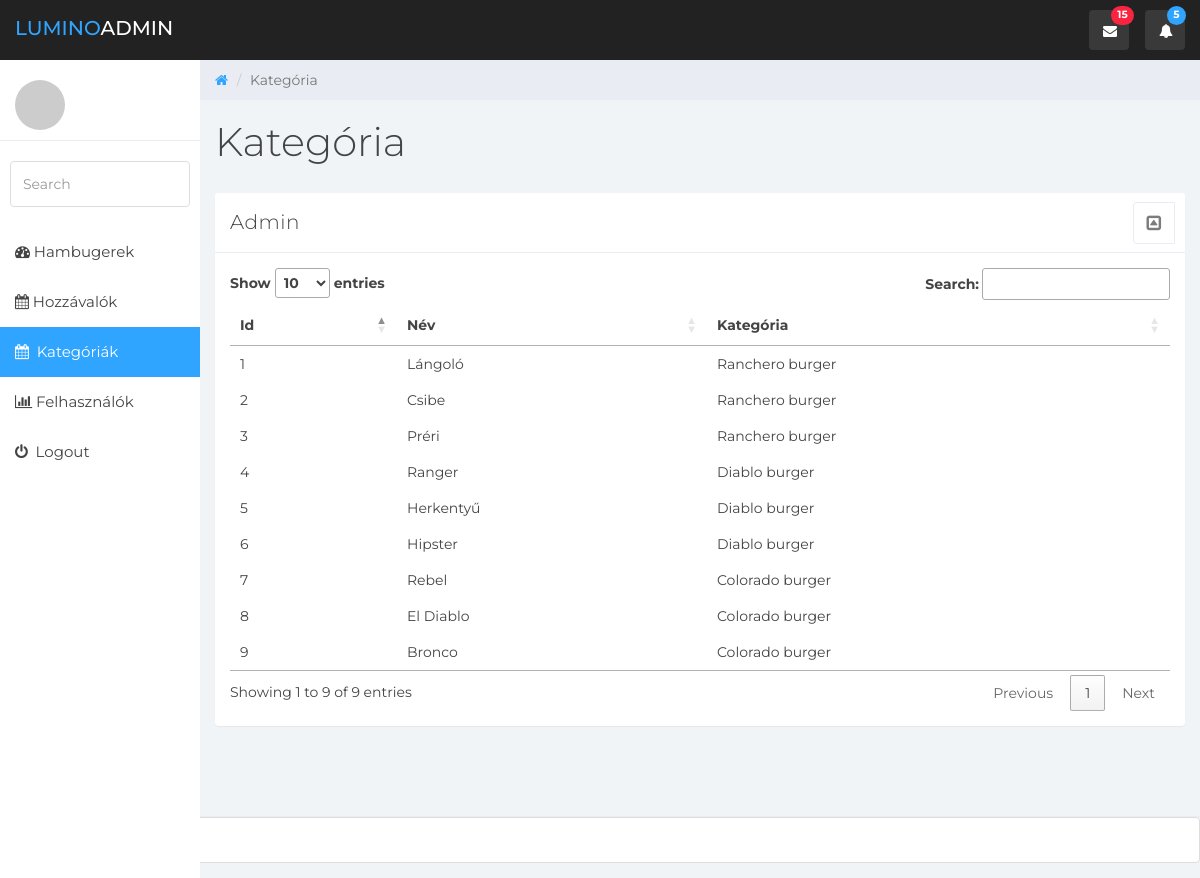
The app's page /hamburgerAdmin/index.php/home/kategoriaData with its own data.
### tables this page shows
CREATE TABLE IF NOT EXISTS `recept` (
  `id` int(11) NOT NULL AUTO_INCREMENT,
  `nev` varchar(250) NOT NULL,
  `hozzavalo1` varchar(550) DEFAULT NULL,
  `hozzavalo2` varchar(550) DEFAULT NULL,
  `hozzavalo3` varchar(550) DEFAULT NULL,
  `hozzavalo4` varchar(550) DEFAULT NULL,
  `hozzavalo5` varchar(550) DEFAULT NULL,
  `hozzavalo6` varchar(550) DEFAULT NULL,
  `hozzavalo7` varchar(550) DEFAULT NULL,
  `rovid_leiras` longtext NOT NULL,
  `elkeszites` longtext NOT NULL,
  `megjelenhet_e` tinyint(4) DEFAULT NULL COMMENT '0=nem, 1=igen',
  `tipus` int(11) NOT NULL,
  `hamburger_kep` int(11) DEFAULT NULL,
  PRIMARY KEY (`id`),
  KEY `FK_recept_tipus` (`tipus`),
  KEY `FK_recept_kepek` (`hamburger_kep`),
  CONSTRAINT `FK_recept_kepek` FOREIGN KEY (`hamburger_kep`) REFERENCES `kepek` (`id`),
  CONSTRAINT `FK_recept_tipus` FOREIGN KEY (`tipus`) REFERENCES `kategoria` (`id`)
);

CREATE TABLE IF NOT EXISTS `kategoria` (
  `id` int(11) NOT NULL AUTO_INCREMENT,
  `hamburger_tipus` varchar(200) NOT NULL,
  PRIMARY KEY (`id`),
  CONSTRAINT `FK_tipus_recept` FOREIGN KEY (`id`) REFERENCES `recept` (`id`)
);

### hamburgerAdmin/application/controllers/Home.php (called while the page is built, shortened)
<?php
class Home extends CI_Controller {
	public function kategoriaData() {
		$output = [];
		$output['kategoriak'] = $this->tablemodel->getHamburgerData();
		$output['page'] = 'table';
		$output['title'] = 'Kategória';
		$this->load->view('kategoria', $output);
		$this->load->view('userData', $output);
	}
}

### hamburgerAdmin/index.php (called while the page is built, shortened)
<?php
require_once BASEPATH.'core/CodeIgniter.php';

### hamburgerAdmin/application/models/tablemodel.php (called while the page is built, shortened)
<?php
class TableModel extends CI_Model {
  public function getHamburgerData() {
      $this->db->select('recept.id, nev, hozzavalo1, hozzavalo2,
                              hozzavalo3, hozzavalo4, hozzavalo5,
                              hozzavalo6, hozzavalo7, rovid_leiras, elkeszites,
                              megjelenhet_e, hamburger_tipus');
      $this->db->from('recept');
      $this->db->join('kategoria', 'recept.tipus=kategoria.id');
      $this->db->where('megjelenhet_e', 1);
      $query = $this->db->get();
      return $query->result_array();
    }
}
 ?>

### hamburgerAdmin/application/views/kategoriaTable.php (the view)
<div class="col-md-12">
  <div class="panel panel-default">
    <div class="panel-heading">
      Admin
      <span class="pull-right clickable panel-toggle panel-button-tab-left"><em class="fa fa-toggle-up"></em></span></div>
    <div class="panel-body">
      <table id="kategoria">
        <thead>
          <tr>
            <th>Id</th>
            <th>Név</th>
            <th>Kategória</th>
          </tr>
        </thead>
        <tbody>
          <?php
          if(isset($kategoriak)) {
            foreach($kategoriak as $key => $kategoria){
           ?>
          <tr>
            <td><?php print($kategoria['id']); ?></td>
            <td><?php print($kategoria['nev']); ?></td>
            <td><?php print($kategoria['hamburger_tipus']); ?></td>
          </tr>
          <?php
          }
        }
           ?>
        </tbody>
      </table>
    </div>
  </div>
</div>

### hamburgerAdmin/assets/css/styles.css (style rules this page uses)
body { background: #f1f4f7; padding-top: 60px; font-size: 14px; color: #444444; font-family: "Montserrat", "Helvetica Neue", Helvetica, Arial, sans-serif; }
.panel { border: 0; }
.panel-heading .fa-toggle-up, .panel-heading .fa-toggle-down { font-size: 17px; }
.panel-heading { font-size: 20px; font-weight: 300; letter-spacing: 0.025em; height: 60px; line-height: 38px; }
.panel-default .panel-heading { background: #fff; border-bottom: 1px solid #e9ecf2; color: #444444; }
.panel-settings a, .panel-toggle { width: 40px; padding: 2px 0 0 0; }
.panel-settings, .panel-toggle { display: inline-block; margin: -1px -5px 0 15px !important; border-radius: 4px; text-align: center; border: 1px solid #e9ecf2; color: #7c7c7c; background: #fff; width: 42px; }
.clickable { cursor: pointer; }
.panel-heading span { margin: 0px; font-size: 14px; }
.panel-button-tab-left { border-top-right-radius: 0; border-bottom-right-radius: 0; }

### records on screen
recept: id "1", nev "Lángoló", tipus.hamburger_tipus "Ranchero burger"
recept: id "2", nev "Csibe", tipus.hamburger_tipus "Ranchero burger"
recept: id "3", nev "Préri", tipus.hamburger_tipus "Ranchero burger"
recept: id "4", nev "Ranger", tipus.hamburger_tipus "Diablo burger"
recept: id "5", nev "Herkentyű", tipus.hamburger_tipus "Diablo burger"
recept: id "6", nev "Hipster", tipus.hamburger_tipus "Diablo burger"
recept: id "7", nev "Rebel", tipus.hamburger_tipus "Colorado burger"
recept: id "8", nev "El Diablo", tipus.hamburger_tipus "Colorado burger"
recept: id "9", nev "Bronco", tipus.hamburger_tipus "Colorado burger"

### other values on screen
$title "Kategória"
